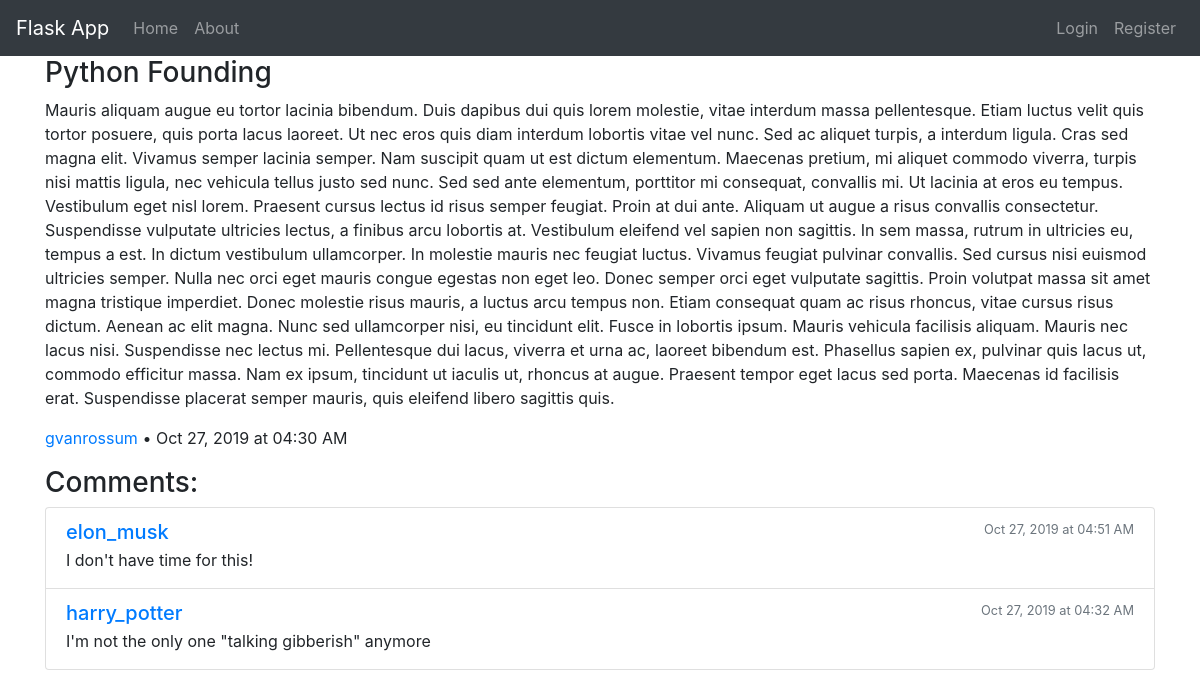
/posts/Python Founding, run on the app's committed database.
### flask_app/models.py (models this page shows, shortened)
class Post(db.Model):
    id = db.Column(db.Integer, primary_key=True)
    title = db.Column(db.String(100), nullable=False, unique=True)
    date = db.Column(db.DateTime, nullable=False, default=datetime.now)
    is_video = db.Column(db.Boolean, nullable=False)
    content = db.Column(db.Text, nullable=False)
    user_id = db.Column(db.Integer, db.ForeignKey("user.id"), nullable=False)
    comments = db.relationship("Comment", backref="post", lazy=True)

class User(db.Model, UserMixin):
    id = db.Column(db.Integer, primary_key=True)
    username = db.Column(db.String(30), unique=True, nullable=False)
    email = db.Column(db.String(120), unique=True, nullable=False)
    password = db.Column(db.String(60), nullable=False)
    posts = db.relationship("Post", backref="author", lazy=True)
    comments = db.relationship("Comment", backref="author", lazy=True)

class Comment(db.Model):
    id = db.Column(db.Integer, primary_key=True)
    content = db.Column(db.Text, nullable=False)
    date = db.Column(db.DateTime, nullable=False, default=datetime.now)
    user_id = db.Column(db.Integer, db.ForeignKey("user.id"), nullable=False)
    post_id = db.Column(db.Integer, db.ForeignKey("post.id"), nullable=False)

### flask_app/posts/routes.py (the view)
@posts.route("/posts/<title>", methods=["GET", "POST"])
def post_detail(title):
    form = CommentForm()
    post = Post.query.filter_by(title=title).first()
    if form.validate_on_submit():
        comment = Comment(content=form.text.data, author=current_user, post=post)
        db.session.add(comment)
        db.session.commit()
        return redirect(request.path)
    comments = post.comments[::-1]
    return render_template("post_detail.html", post=post, comments=comments, form=form)

### flask_app/templates/post_detail.html (shortened to what this page needs)
{% extends "base.html" %}
{% block content %}
<article class="content-section">
    <div>
        <h3>{{ post.title }}</h3>
        {% if post.is_video %}
        <iframe width="560" height="315" src={{ "https://www.youtube.com/embed/%s" % post.content }} frameborder="0"
            allow="accelerometer; autoplay; encrypted-media; gyroscope; picture-in-picture" allowfullscreen>
        </iframe>
        {% else %}
        <p>{{ post.content }}</p>
        {% endif %}
        <div>
            <p>
                <a href={{ url_for('main.user_detail', username=post.author.username) }}>
                    {{ post.author.username -}}
                </a> •
                {{ post.date.strftime('%b %d, %Y at %I:%M %p') }}
            </p>
        </div>
    </div>
</article>
<h3>Comments:</h3>
{% if comments %}
<div class="list-group">
    {% for comment in comments %}
    <div class="list-group-item">
        <div class="d-flex w-100 justify-content-between">
            <a href={{ url_for('main.user_detail', username=comment.author.username) }}>
                <h5 class="mb-1">{{ comment.author.username }}</h5>
            </a>
            <small class="text-muted">{{ comment.date.strftime('%b %d, %Y at %I:%M %p') }}</small>
        </div>
        <p class="mb-1">{{ comment.content }}</p>
    </div>
    {% endfor %}
</div>
{% else %}
<h5>No comments yet... be the first! (Make sure you're logged in)</h5>
{% endif %}
{% endblock %}

### flask_app/templates/base.html (shortened to what this page needs)
<html lang="en">
<head>
    <link rel="stylesheet" href="https://stackpath.bootstrapcdn.com/bootstrap/4.3.1/css/bootstrap.min.css"
>
    <link rel="stylesheet" href={{ url_for('static', filename='css/custom.css') }}>
</head>
<body>
    <header>
        <nav class="navbar navbar-expand-md navbar-dark bg-dark">
            <a class="navbar-brand" href={{ url_for('main.index' )}}>Flask App</a>
            <div class="collapse navbar-collapse" id="navbarToggle">
                <ul class="nav navbar-nav mr-auto">
                    <li class="nav-item">
                        <a href={{ url_for('main.index') }} class="nav-link">Home</a>
                    </li>
                    <li class="nav-item">
                        <a href={{ url_for('main.about') }} class="nav-link">About</a>
                    </li>
                </ul>
                {% if current_user.is_authenticated %}
                <ul class="nav navbar-nav ml-auto justify-content-end">
                    <li class="nav-item">
                        <a href=# class="nav-link">Logged in as: <b>{{ current_user.username }}</b></a>
                    </li>
                    <li class="nav-item">
                        <a href={{ url_for('posts.create_post') }} class="nav-link">Create a Post!</a>
                    </li>
                    <li class="nav-item">
                        <a href={{ url_for('users.account' )}} class="nav-link">My Account</a>
                    </li>
                    <li class="nav-item">
                        <a href={{ url_for('users.logout' )}} class="nav-link">Logout</a>
                    </li>
                </ul>
                {% else %}
                <ul class="nav navbar-nav ml-auto justify-content-end">
                    <li class="nav-item">
                        <a href={{ url_for('users.login' )}} class="nav-link">Login</a>
                    </li>
                    <li class="nav-item">
                        <a href={{ url_for('users.register' )}} class="nav-link">Register</a>
                    </li>
                </ul>
                {% endif %}
            </div>
        </nav>
    </header>
    <main class="container">
        <div class="row">
            <div class="col-md-12">
                {% block content %}{% endblock %}
            </div>
        </div>
    </main>
</body>
</html>

### data on the page
Post: title "Python Founding", content "Mauris aliquam augue eu tortor lacinia bibendum. Duis dapibus dui quis lorem molestie, vitae interdum massa pellentesque. Etiam luctus velit quis tortor posuere, quis porta lacus laoreet. Ut nec eros quis diam interdum lobortis vitae vel nunc. Sed ac aliquet turpis, a interdum ligula. Cras sed magna elit. Vivamus semper lacinia semper. Nam suscipit quam ut est dictum elementum. Maecenas pretium, mi aliquet commodo viverra, turpis nisi mattis ligula, nec vehicula tellus justo sed nunc. Sed sed ante elementum, porttitor mi consequat, convallis mi. Ut lacinia at eros eu tempus. Vestibulum eget nisl lorem. Praesent cursus lectus id risus semper feugiat. Proin at dui ante. Aliquam ut augue a…", date "Oct 27, 2019 at 04:30 AM"
User: author.username "gvanrossum"
Comment: author.username "elon_musk", date "Oct 27, 2019 at 04:51 AM", content "I don't have time for this!"
Comment: author.username "harry_potter", date "Oct 27, 2019 at 04:32 AM", content "I'm not the only one \"talking gibberish\" anymore"
